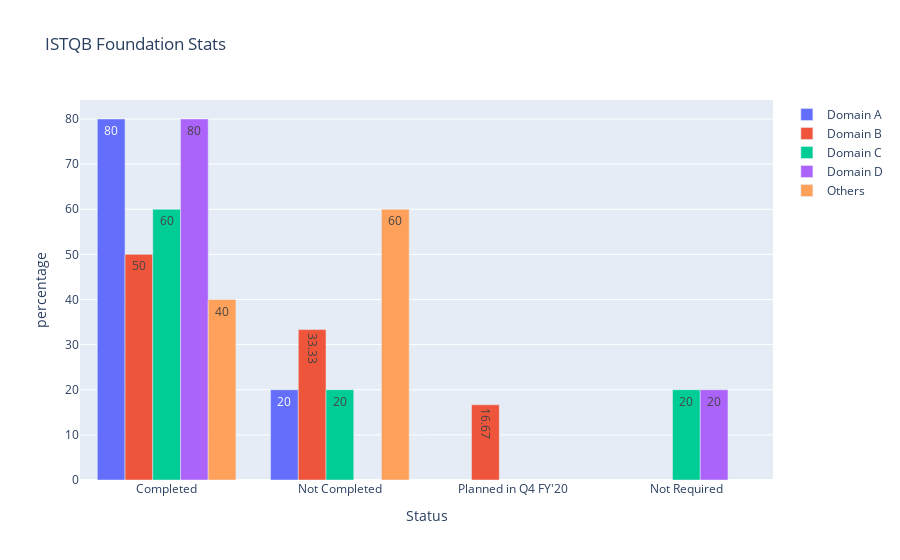

The notebook cell saved with this chart:
### Code cell
import pandas as pd
import plotly.graph_objects as go
from plotly.graph_objs import Pie, Layout,Figure
import plotly.offline as py
df = pd.read_excel('dummymaster.xlsx',sheet_name=0)

ds = df['Course1 completion']
df['Domain'].fillna('No Specific Domain',inplace=True)
df['Course1 completion'].fillna('Not Applicable',inplace=True)
portfolios=df['Domain'].unique().tolist()
statuses = df['Course1 completion'].unique().tolist()
print()
print(statuses)
print()

data=[]

for portfolio in portfolios:
    df_temp=df.loc[df['Domain']==portfolio].copy()
    ds=df_temp['Course1 completion']
    count = ds.value_counts()
    status = ds.value_counts(normalize=True).mul(100).round(2)
    status_df = pd.DataFrame({'Course1 completion':status.index,'percentage':status.values})
    trace1=go.Bar(x=status_df['Course1 completion'],y=status.values,name=portfolio,text=status.values)
    data.append(trace1)
    del df_temp
    layout = go.Layout(
    title='ISTQB Foundation Stats',
    barmode='group',
     xaxis=dict(title='Status'),yaxis=dict(title='percentage')
)
    
    
    
    
    
    

fig = go.Figure(data=data, layout=layout)
fig.show()
#py.plot(fig, filename='istqb_bar_prac.html') mostra em html no browser

### Figure 1 — Plotly figure (JSON) as saved in the notebook; plotly's stock layout.template omitted (floating-point values rounded to 4 significant figures)
{"data": [{"name": "Domain A", "text": [80, 20], "type": "bar", "x": ["Completed", "Not Completed"], "y": [80, 20]}, {"name": "Domain B", "text": [50, 33.33, 16.67], "type": "bar", "x": ["Completed", "Not Completed", "Planned in Q4 FY'20"], "y": [50, 33.33, 16.67]}, {"name": "Domain C", "text": [60, 20, 20], "type": "bar", "x": ["Completed", "Not Required", "Not Completed"], "y": [60, 20, 20]}, {"name": "Domain D", "text": [80, 20], "type": "bar", "x": ["Completed", "Not Required"], "y": [80, 20]}, {"name": "Others", "text": [60, 40], "type": "bar", "x": ["Not Completed", "Completed"], "y": [60, 40]}], "layout": {"barmode": "group", "title": {"text": "ISTQB Foundation Stats"}, "xaxis": {"title": {"text": "Status"}}, "yaxis": {"title": {"text": "percentage"}}}}
